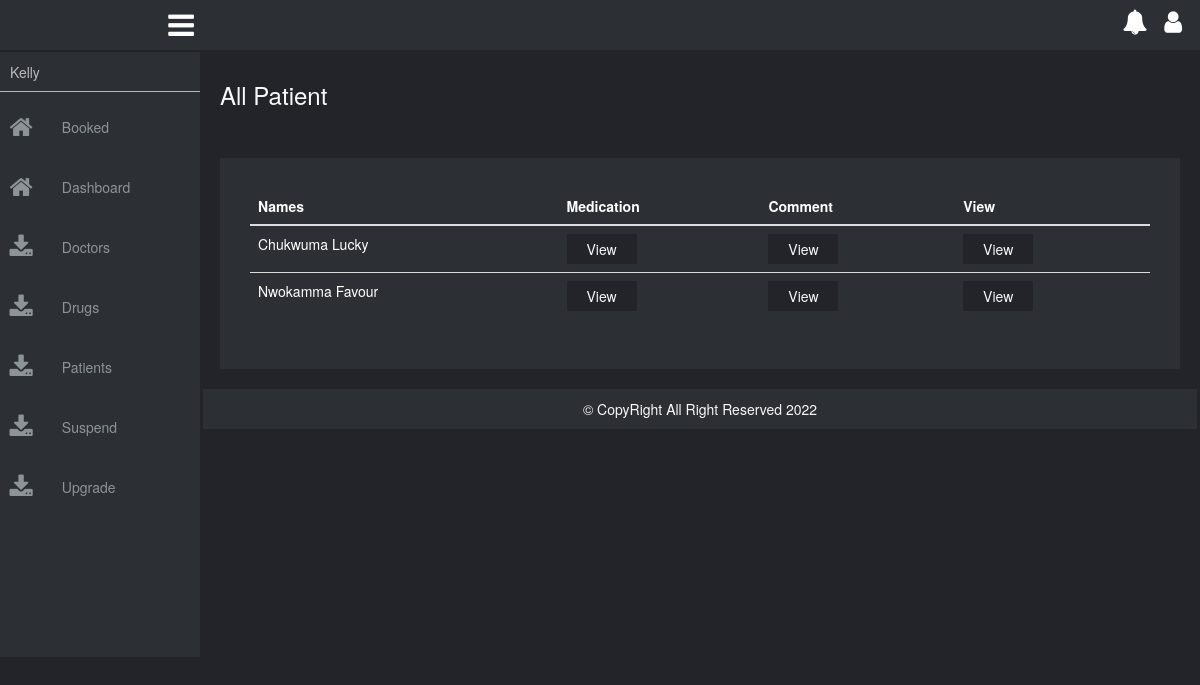
Screenshot of /patient (signed in) with the database file from the repository.
### tables this page shows
CREATE TABLE `users` (
  `id` int(11) NOT NULL,
  `fn` varchar(30) NOT NULL,
  `ln` varchar(30) NOT NULL,
  `email` varchar(50) NOT NULL,
  `pn` varchar(20) NOT NULL,
  `password` varchar(50) NOT NULL,
  `country` text NOT NULL,
  `ms` varchar(20) NOT NULL,
  `date` date NOT NULL,
  `level` varchar(7) NOT NULL,
  `sex` varchar(7) NOT NULL,
  `picture` text NOT NULL,
  `last_login` date NOT NULL,
  `status` varchar(10) NOT NULL
);

### config/dblink.php (called while the page is built, shortened)
<?php
class DB{
private $connect = NULL;
public function __construct()
  {
$servername = "localhost";
$username = "root";
$password = "";
$dbname = "jobi";
  $this->connect = "";
  try{
  $this->connect = new PDO("mysql:host=$servername;dbname=$dbname", $username, $password);
  $this->connect->setAttribute(PDO::ATTR_ERRMODE, PDO::ERRMODE_EXCEPTION);
  $this->connect->exec("SET CHARACTER SET utf8");
    }
  catch(PDOException $e) {
  echo 'Error: ' . $e->getMessage();
        }
  }
 public function tbl_select($tblquery,$tblvalue = array())
 {
 try{
  $stmt = $this->connect->prepare($tblquery);
  $stmt->execute($tblvalue);
  $results = $stmt->fetchAll(PDO::FETCH_ASSOC);
  return $results;
} catch(PDOException $e) {
    echo 'Error: ' . $e->getMessage();
  }
 }
  }
?>

### page/patient.php (the view, shortened to what this page needs)
<div class="main-body">
    <h3 class="title">All Patient</h3>
    <div class="row no-p client">
        <div class="col-xs-12 no-p">
            <table class="table table-hover">
                <thead>
                    <tr>
                        <th>Names</th>
                        <th>Medication</th>
                        <th>Comment</th>
                        <th>View</th>
                    </tr>
                </thead>
                <tbody>
                    <tr>
                        <?php
                            $tblquery = "SELECT * FROM users WHERE level = 'Patient' ORDER BY ln";
                            $tblvalue = array();
                            $select = $collect->tbl_select($tblquery, $tblvalue);
                            foreach($select as $data){
                                extract($data);
                                ?>
                                <?php
                                    echo "
                                        <tr>
                                            <td>$ln $fn</td>
                                            <td>
                                                <form action='patient' method='POST'>
                                                    <input type='hidden' name='id' value='$id'>
                                                    <input type='hidden' name='name' value='$ln $fn'>
                                                    <input type='submit' name='med' class='client-btn' value='View'>
                                                </form>
                                            </td>
                                            <td>
                                                <form action='patient' method='POST'>
                                                    <input type='hidden' name='id' value='$id'>
                                                    <input type='hidden' name='name' value='$ln $fn'>
                                                    <input type='submit' name='com' class='client-btn' value='View'>
                                                </form>
                                            </td>
                                            <td>
                                                <form action='patient' method='POST'>
                                                    <input type='hidden' name='id' value='$id'>
                                                    <input type='submit' name='view' class='client-btn' value='View'>
                                                </form>
                                            </td>
                                        </tr>
                                    ";
                            }
                        ?>
                    </tr>
                </tbody>
            </table>
        </div>
    </div>
</div>

### css/style.css (style rules this page uses)
body { background: #22242a; box-sizing: border-box; margin: 0; padding: 0; }
.container, .container-fluid, .no-p, .row { margin: 0; padding: 0; }
table tr th, table tr td { color:#ffffff; }
.main-body { margin: 20px; margin-top: 30px; padding: 0px; }
.main-body .title { color:#F8F9FA; }
.client { background: #2C3034; margin-top: 50px; min-height: 100px; padding: 30px; }
.client .client-btn { background: #22242A; border: none; color:#F8F9FA; outline: none; padding:5px; width:70px; }

### rows the page displays
users: ln "Chukwuma", fn "Lucky"
users: ln "Nwokamma", fn "Favour"

### other values shown
$_SESSION['fn'] "Kelly"
